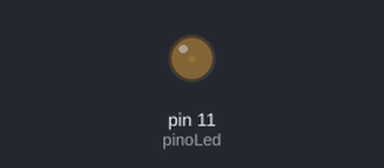
The sketch below on a simulated Arduino Uno, built with avr-gcc and run on an emulated ATmega328P. Parts: output pins drawn as LEDs (lit = HIGH).

Above: at 0.05 s.
At 0.7 s:
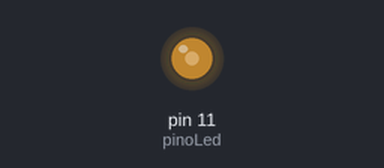
At 1.4 s:
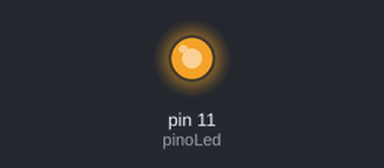
At 2.75 s:
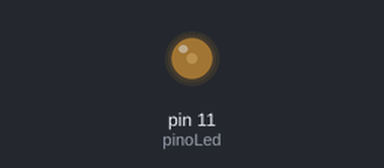
Timing chart, 0 to 7.0 s (numbered marks = the images above):
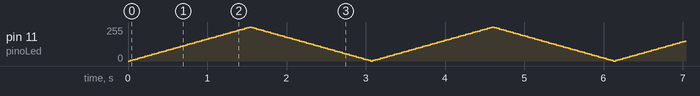

The sketch:

Video_3-Brilho_Oscilante.ino
```cpp
//   Projeto 3 - Brilho do LED


// Configura a saída 11 como pino do LED

int pinoLed = 11;

void setup() {
  // configura pino do LED como saída
  pinMode(pinoLed,OUTPUT);
}

void loop(){
  acendeBrilho(5);
  apagaBrilho(5);
}

void acendeBrilho(int increamento){
  // muda o brilho pelo loop for
  for (byte value = 0 ; value < 255; value+=increamento){
    // controla o brilho no pino do LED
    analogWrite(pinoLed, value);
    delay(30);
  }
}

void apagaBrilho(int decreamento){
  // muda o brilho pelo loop for
  for (byte value = 255; value >0; value-=decreamento){
    // controla o brilho no pino do LED
    analogWrite(pinoLed, value);
    delay(30);
  }
}
```
